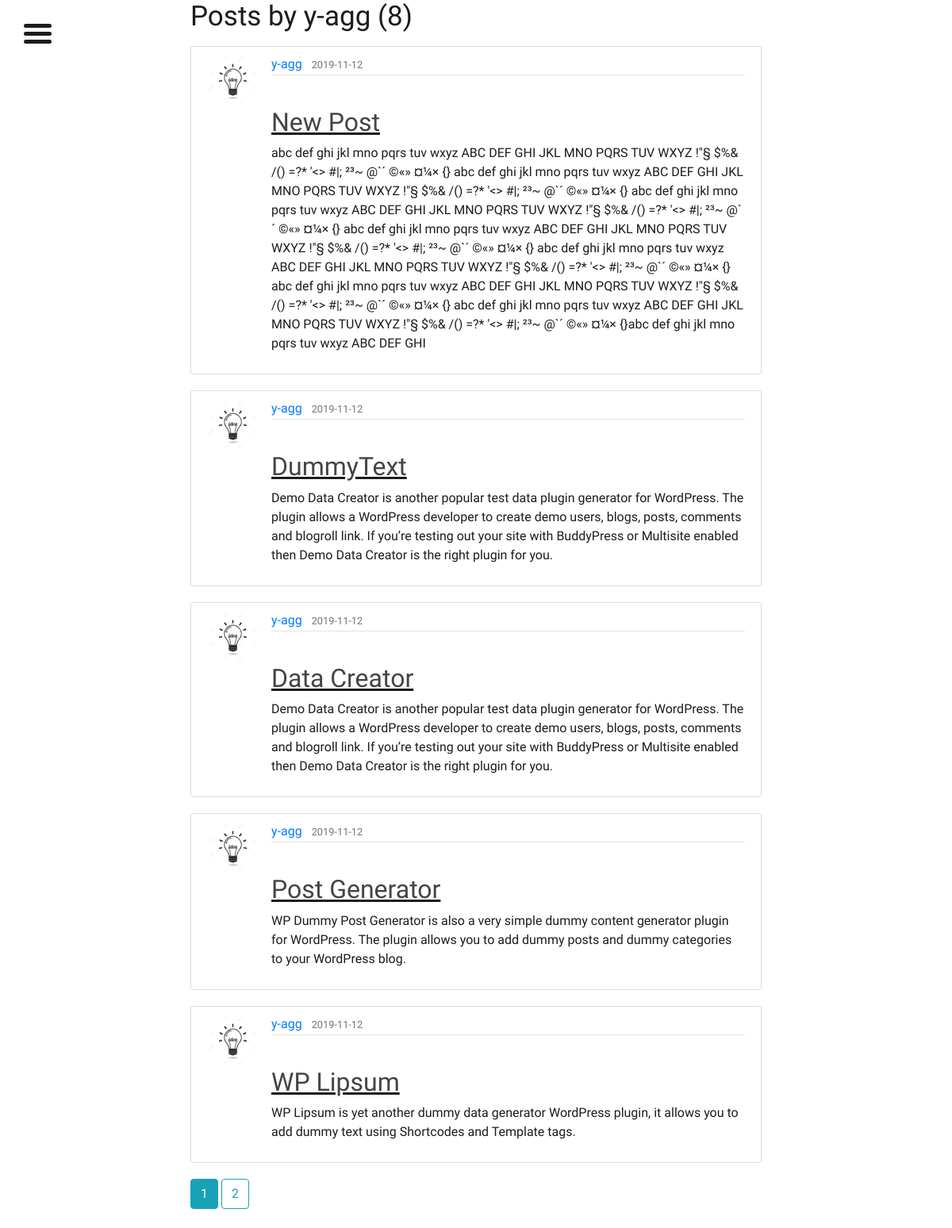
Screenshot of /user/y-agg (signed in) with the database file from the repository.
### flaskblog/models.py (models this page shows, shortened)
class User(db.Model, UserMixin):
    id = db.Column(db.Integer, primary_key=True)
    username = db.Column(db.String(20), unique=True, nullable=False)
    email = db.Column(db.String(120), unique=True, nullable=False)
    image_file = db.Column(db.String(20), nullable=False, default='default.jpg')
    password = db.Column(db.String(60), nullable=False)
    posts = db.relationship('Post', backref='author', lazy=True)

class Post(db.Model):
    id = db.Column(db.Integer, primary_key=True)
    title = db.Column(db.String(100), nullable=False)
    date_posted = db.Column(db.DateTime, nullable=False, default=datetime.utcnow)
    content = db.Column(db.Text, nullable=False)
    user_id = db.Column(db.Integer, db.ForeignKey('user.id'), nullable=False)

### flaskblog/routes.py (the view)
@app.route("/user/<string:username>")
def user_posts(username):
    page = request.args.get('page', 1, type=int)
    user = User.query.filter_by(username=username).first_or_404()
    posts = Post.query.filter_by(author=user)\
        .order_by(Post.date_posted.desc())\
        .paginate(page=page, per_page=5)
    image_file = url_for('static', filename='profile_pics/' + current_user.image_file)
    return render_template('user_posts.html', posts=posts, user=user, image_file=image_file,username=current_user.username)

### flaskblog/models.py (called while the page is built)
@login_manager.user_loader
def load_user(user_id):
    return User.query.get(int(user_id))

### flaskblog/templates/user_posts.html
{% extends "layout.html" %}
{% block content %}
<div style="width: 60%; margin-left: 20%; " >
    <h1 class="mb-3">Posts by {{ user.username }} ({{ posts.total }})</h1>
    {% for post in posts.items %}
        <article class="media content-section">
          <img class="rounded-circle article-img" src="{{ url_for('static', filename='profile_pics/' + post.author.image_file) }}">
          <div class="media-body">
            <div class="article-metadata">
              <a class="mr-2" href="{{ url_for('user_posts', username=post.author.username) }}">{{ post.author.username }}</a>
              <small class="text-muted">{{ post.date_posted.strftime('%Y-%m-%d') }}</small>
            </div>
            <h2><a class="article-title" href="{{ url_for('post', post_id=post.id) }}">{{ post.title }}</a></h2>
            <p class="article-content">{{ post.content }}</p>
          </div>
        </article>
    {% endfor %}
    {% for page_num in posts.iter_pages(left_edge=1, right_edge=1, left_current=1, right_current=2) %}
      {% if page_num %}
        {% if posts.page == page_num %}
          <a class="btn btn-info mb-4" href="{{ url_for('user_posts', username=user.username, page=page_num) }}">{{ page_num }}</a>
        {% else %}
          <a class="btn btn-outline-info mb-4" href="{{ url_for('user_posts', username=user.username, page=page_num) }}">{{ page_num }}</a>
        {% endif %}
      {% else %}
        ...
      {% endif %}
    {% endfor %}
</div>
{% endblock content %}

### flaskblog/templates/layout.html (shortened to what this page needs)
<!DOCTYPE html>
<html>
<head>
    <link rel="stylesheet" href="https://maxcdn.bootstrapcdn.com/bootstrap/4.0.0/css/bootstrap.min.css">
    <link rel='stylesheet' href='https://cdnjs.cloudflare.com/ajax/libs/material-design-icons/3.0.1/iconfont/material-icons.min.css'>
    <link rel="stylesheet" type="text/css" href="{{ url_for('static', filename='mymain.css') }}">
</head>
<body >
 <div class="page">
    <div class="page__content">
        <div class="nav-open-btn" >
          <div class="nav-open-btn__bar" ></div>
          <div class="nav-open-btn__bar" ></div>
          <div class="nav-open-btn__bar" ></div>
        </div>
        {% block content %}
        {% endblock %}
      </div>
    </div>
</body>
</html>

### flaskblog/static/mymain.css (style rules this page uses)
body { font-family: 'Overpass', sans-serif; font-size: 16px; color: #1c1c1c; }
h1 { margin: 0; font-weight: 400; font-size: 35px; }
h2 { margin-top: 40px; text-decoration: underline; }
html, body { margin: 0; padding: 0; min-height: 100vh; overflow-x: hidden; }
.page, .page__content { position: relative; }
.page { min-height: 100vh; -webkit-perspective: 1500px; perspective: 1500px; background-color: rgba(28, 28, 28, 0.5); }
.page__content { min-height: 100vh; background-color: #fff; }
.nav-open-btn { position: absolute; top: 30px; left: 30px; transition-property: all; transition-duration: 0.2s; transition-timing-function: linear; transition-delay: 0s; width: 35px; height: 25px; overflow: hidden; cursor: pointer; }
.nav-open-btn__bar { width: 100%; height: 5px; background-color: #1c1c1c; border-radius: 20px; }
.nav-open-btn__bar:nth-child(1) { position: absolute; top: 0; left: 0; }
.nav-open-btn__bar:nth-child(2) { position: absolute; top: 10px; left: 0; }
.nav-open-btn__bar:nth-child(3) { position: absolute; top: 20px; left: 0; }
.page__content--offcanvas-1 { transition-property: all; transition-duration: 0.2s; transition-timing-function: linear; transition-delay: 0s; left: 0; }
.article-title { color: #444444; }
.article-content { white-space: pre-line; }
.article-img { height: 65px; width: 65px; margin-right: 16px; }
.article-metadata { padding-bottom: 1px; margin-bottom: 4px; border-bottom: 1px solid #e3e3e3 }
.content-section { background: #ffffff; padding: 10px 20px; border: 1px solid #dddddd; border-radius: 3px; margin-bottom: 20px; }

### rows the page displays
User: username "y-agg"
Post: image_file (placeholder picture), author.username "y-agg", date_posted "2019-11-12", title "New Post", content "abc def ghi jkl mno pqrs tuv wxyz ABC DEF GHI JKL MNO PQRS TUV WXYZ !\"§ $%& /() =?* '<> #|; ²³~ @`´ ©«» ¤¼× {} abc def ghi jkl mno pqrs tuv wxyz ABC DEF GHI JKL MNO PQRS TUV WXYZ !\"§ $%& /() =?* '<> #|; ²³~ @`´ ©«» ¤¼× {} abc def ghi jkl mno pqrs tuv wxyz ABC DEF GHI JKL MNO PQRS TUV WXYZ !\"§ $%& /() =?* '<> #|; ²³~ @`´ ©«» ¤¼× {} abc def ghi jkl mno pqrs tuv wxyz ABC DEF GHI JKL MNO PQRS TUV WXYZ !\"§ $%& /() =?* '<> #|; ²³~ @`´ ©«» ¤¼× {} abc def ghi jkl mno pqrs tuv wxyz ABC DEF GHI JKL MNO PQRS TUV WXYZ !\"§ $%& /() =?* '<> #|; ²³~ @`´ ©«» ¤¼× {} abc def ghi jkl mno pqrs tuv wxyz ABC DEF GHI JKL MNO PQRS TUV WXYZ !\"§ $%& /() =?* '<> #|; ²³~ @`´ ©«» ¤¼× {} abc def ghi jkl mno pqrs tuv wxyz…"
Post: image_file (placeholder picture), author.username "y-agg", date_posted "2019-11-12", title "DummyText", content "Demo Data Creator is another popular test data plugin generator for WordPress. The plugin allows a WordPress developer to create demo users, blogs, posts, comments and blogroll link. If you’re testing out your site with BuddyPress or Multisite enabled then Demo Data Creator is the right plugin for you."
Post: image_file (placeholder picture), author.username "y-agg", date_posted "2019-11-12", title "Data Creator", content "Demo Data Creator is another popular test data plugin generator for WordPress. The plugin allows a WordPress developer to create demo users, blogs, posts, comments and blogroll link. If you’re testing out your site with BuddyPress or Multisite enabled then Demo Data Creator is the right plugin for you."
Post: image_file (placeholder picture), author.username "y-agg", date_posted "2019-11-12", title "Post Generator", content "WP Dummy Post Generator is also a very simple dummy content generator plugin for WordPress. The plugin allows you to add dummy posts and dummy categories to your WordPress blog."
Post: image_file (placeholder picture), author.username "y-agg", date_posted "2019-11-12", title "WP Lipsum", content "WP Lipsum is yet another dummy data generator WordPress plugin, it allows you to add dummy text using Shortcodes and Template tags."

### other values shown
{{ posts.total }} "8"
{{ page_num }} "1"
{{ page_num }} "2"
